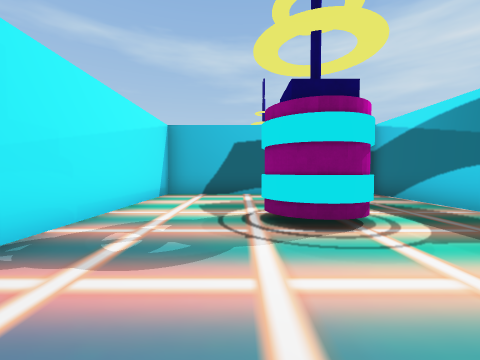
view 1 (above)

13 first-person views from a walk through a scene from a Unity 3-D project. The camera is 1.5 m above the floor, tilts 2° down and sees 90° across. The floor is counted in squares, 2 m on a side. Each view is taken from the middle of a square. On the plan, view 1 faces up. The plan holds only what a view shows up to about 9 squares ahead; the rest is blank. The place goes on beyond the plan. The player character is not drawn.

view 2
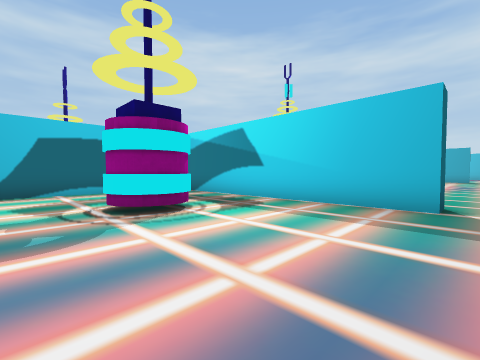

view 3
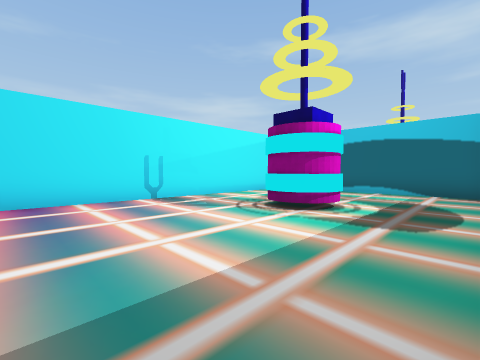

view 4
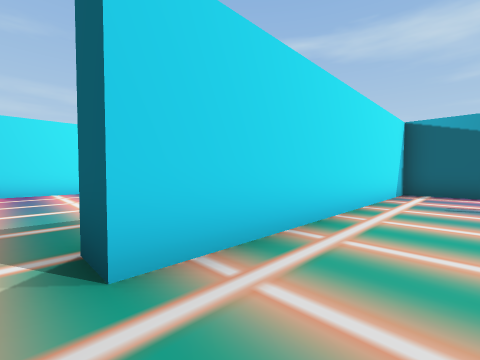

view 5
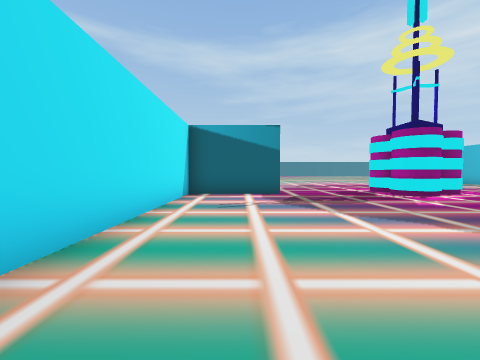

view 6
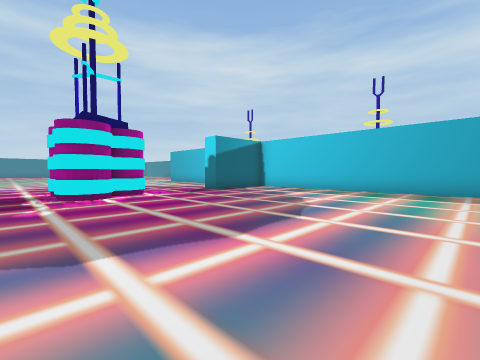

view 7
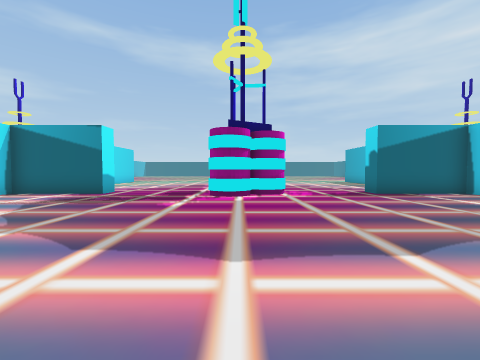

view 8
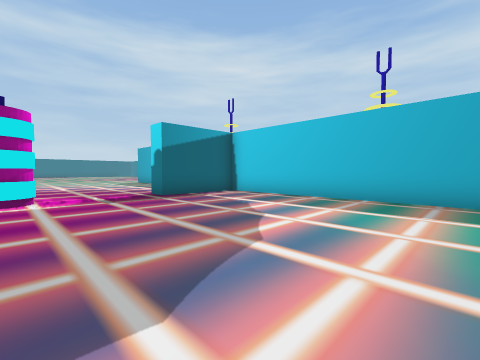

view 9
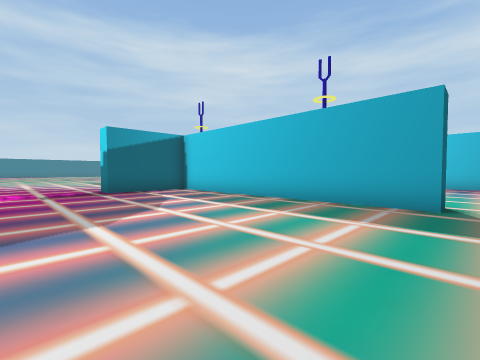

view 10
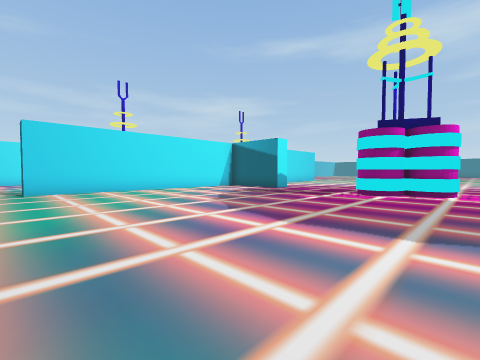

view 11
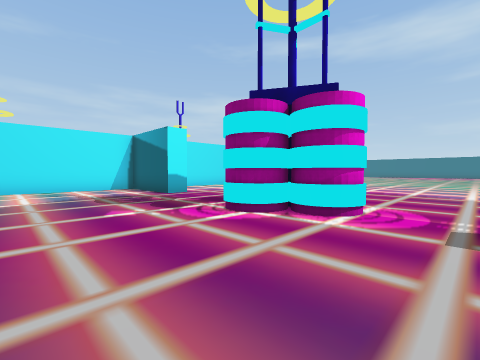

view 12
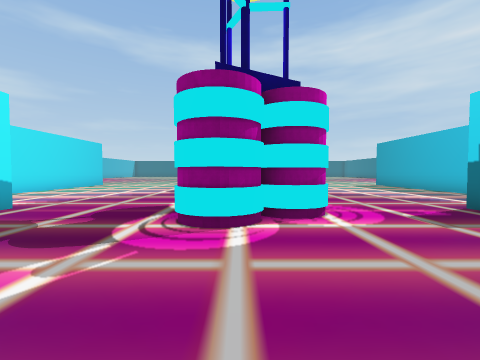

view 13
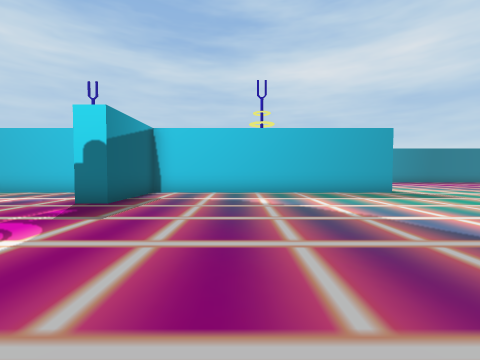

### Floor plan
Key: @ floor where view 1 was taken; # wall or solid block; . floor.
Columns run from 3 left of view 1 to 26 right of it. Each row starts with its distance up from view 1.
 15                   ..
 14                  ...    #
 13         #.....   .......#
 12         #......  .......#
 11          ....... .......#
 10           ...... ......
  9            #...###...#
  8 ############...###...####
  7 #.......#...............#
  6 #.......#...............#
  5 #.......#...............#
  4 #...##..#...............#
  3 #...#...#...............#
  2 #.......#...............#
  1 #.......#...............#
  0 #..@....#...............# ....
 -1 #.............................

Where each view was taken, in squares from view 1:
view 1: 0 up, 0 right, facing up
view 2: 1 down, 1 left, facing up-right
view 3: 1 down, 4 right, facing up-left
view 4: 1 down, 7 right, facing up-left
view 5: 0 up, 7 right, facing up
view 6: 0 up, 11 right, facing up-right
view 7: 0 up, 13 right, facing up
view 8: 1 up, 14 right, facing up-right
view 9: 1 down, 15 right, facing up-right
view 10: 1 down, 15 right, facing up-left
view 11: 4 up, 16 right, facing up-left
view 12: 4 up, 13 right, facing up
view 13: 5 up, 12 right, facing right
